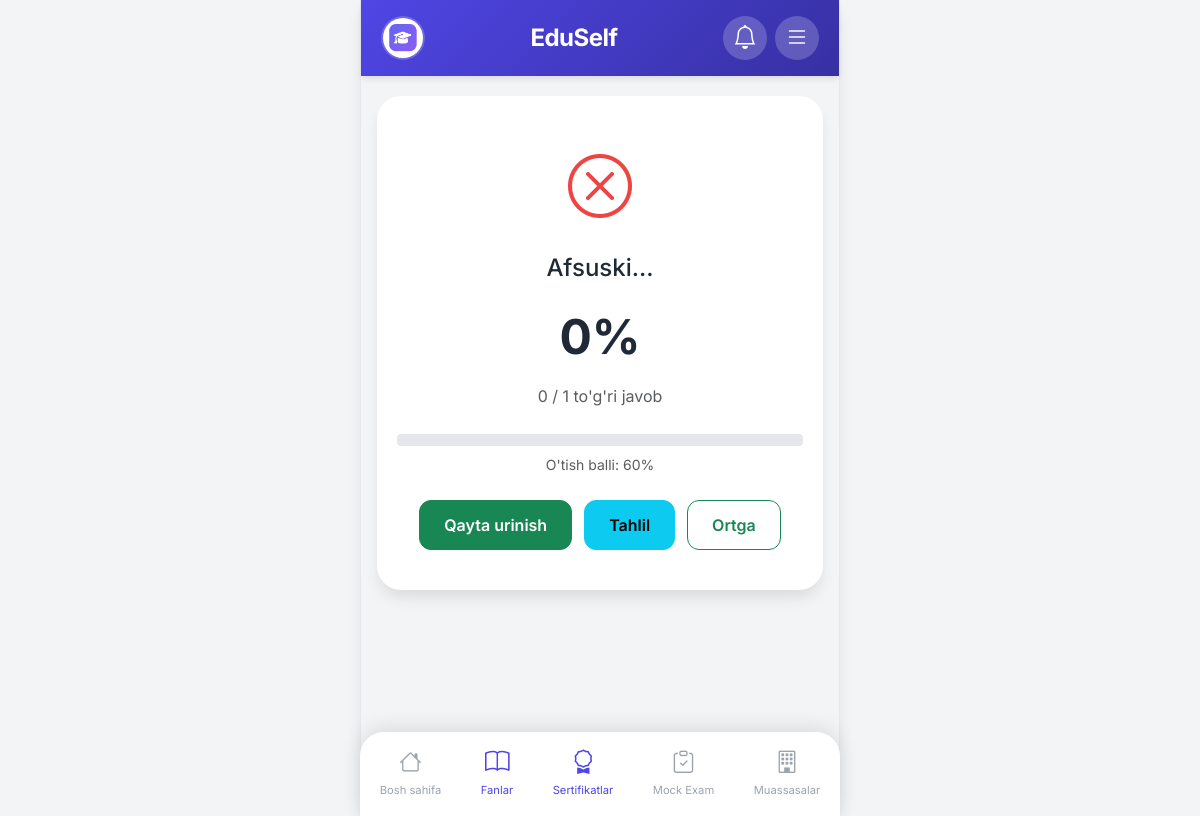
The app's page /cert-tests/1/result/ (signed in) with its own data.
### accounts/models.py (models this page shows, shortened)
class User(AbstractUser):
    email = models.EmailField(unique=True)
    profile_image = models.ImageField(upload_to='profiles/', blank=True, null=True)
    bio = models.TextField(blank=True)
    created_at = models.DateTimeField(auto_now_add=True)
    updated_at = models.DateTimeField(auto_now=True)

### core/models.py (models this page shows, shortened)
class CertificateResult(models.Model):
    user = models.ForeignKey(settings.AUTH_USER_MODEL, on_delete=models.CASCADE, related_name='certificate_results')
    test = models.ForeignKey(CertificateTest, on_delete=models.CASCADE, related_name='cert_results')
    score = models.PositiveIntegerField(default=0)
    total_questions = models.PositiveIntegerField(default=0)
    correct_answers = models.PositiveIntegerField(default=0)
    passed = models.BooleanField(default=False)
    time_taken = models.PositiveIntegerField(default=0)
    user_answers = models.JSONField(default=dict, blank=True, verbose_name="Foydalanuvchi javoblari")
    completed_at = models.DateTimeField(auto_now_add=True)
    class Meta:
        ordering = ['-completed_at']
        verbose_name = "Sertifikat natijasi"
        verbose_name_plural = "Sertifikat natijalari"

class CertificateTest(models.Model):
    topic = models.ForeignKey(CertificateTopic, on_delete=models.CASCADE, related_name='cert_tests', verbose_name="Mavzu")
    title = models.CharField(max_length=200, verbose_name="Test nomi")
    description = models.TextField(blank=True, verbose_name="Tavsif")
    time_limit = models.PositiveIntegerField(default=30, verbose_name="Vaqt limiti (daqiqa)")
    passing_score = models.PositiveIntegerField(default=60, verbose_name="O'tish balli (%)")
    is_active = models.BooleanField(default=True, verbose_name="Faol")
    created_at = models.DateTimeField(auto_now_add=True)
    class Meta:
        ordering = ['-created_at']
        verbose_name = "Sertifikat testi"
        verbose_name_plural = "Sertifikat testlari"

### core/views.py (the view)
# urls.py: path('cert-tests/<int:pk>/result/', views.cert_test_result_view, name='cert_test_result'),
@login_required
def cert_test_result_view(request, pk):
    test = get_object_or_404(CertificateTest, pk=pk)
    result = CertificateResult.objects.filter(user=request.user, test=test).order_by('-completed_at').first()
    return render(request, 'core/cert_test_result.html', {'test': test, 'result': result})

### core/context_processors.py (called while the page is built)
def site_settings(request):
    try:
        settings = SiteSettings.objects.first()
    except:
        settings = None
    return {'site_settings': settings}

def notifications(request):
    if request.user.is_authenticated:
        user_notifications = Notification.objects.filter(
            user=request.user,
            is_read=False
        )
        global_notifications = Notification.objects.filter(
            is_global=True,
            is_read=False
        )
        all_notifications = (user_notifications | global_notifications).distinct().order_by('-created_at')[:10]
        unread_count = all_notifications.count()
    else:
        all_notifications = []
        unread_count = 0
    return {
        'notifications': all_notifications,
        'unread_notifications_count': unread_count
    }

### templates/core/cert_test_result.html (shortened to what this page needs)
{% extends 'base.html' %}
{% block content %}
{% if result %}
<div class="result-card">
    <div class="result-icon {% if result.passed %}success{% else %}fail{% endif %}">
        <i class="bi {% if result.passed %}bi-check-circle{% else %}bi-x-circle{% endif %}"></i>
    </div>
    <h4 class="mb-3">{% if result.passed %}Tabriklaymiz!{% else %}Afsuski...{% endif %}</h4>
    <div class="result-score">{{ result.score }}%</div>
    <p class="text-muted mt-2">{{ result.correct_answers }} / {{ result.total_questions }} to'g'ri javob</p>
    <div class="progress mt-4" style="height: 12px;">
    </div>
    <p class="small text-muted mt-2">O'tish balli: {{ test.passing_score }}%</p>
    <div class="result-buttons">
        <a href="{% url 'core:take_cert_test' test.pk %}" class="btn btn-success">Qayta urinish</a>
        <a href="{% url 'core:cert_test_analysis' test.pk %}" class="btn btn-info">Tahlil</a>
        <a href="{% url 'core:cert_topic_detail' test.topic.pk %}" class="btn btn-outline-success">Ortga</a>
    </div>
</div>
{% else %}
<div class="empty-state">
    <i class="bi bi-file-text"></i>
    <p>Natija topilmadi</p>
    <a href="{% url 'core:take_cert_test' test.pk %}" class="btn btn-success">Testni boshlash</a>
</div>
{% endif %}
{% endblock %}

### templates/base.html (shortened to what this page needs)
<!DOCTYPE html>
<html lang="uz">
<head>
    {% load static %}
    <link href="https://cdn.jsdelivr.net/npm/bootstrap@5.3.2/dist/css/bootstrap.min.css" rel="stylesheet">
    <link rel="stylesheet" href="https://cdn.jsdelivr.net/npm/bootstrap-icons@1.11.1/font/bootstrap-icons.css">
    <link rel="stylesheet" href="{% static 'css/style.css' %}">
</head>
<body>
    <div class="app-container">
        <header class="app-header">
            <div class="header-left">
                {% if user.is_authenticated %}
                <a href="{% url 'accounts:profile' %}" class="profile-btn">
                    {% if user.profile_image %}
                    <img src="{{ user.profile_image.url }}" alt="Profile" class="profile-img">
                    {% else %}
                    <i class="bi bi-person-circle"></i>
                    {% endif %}
                </a>
                {% else %}
                <a href="{% url 'accounts:login' %}" class="profile-btn">
                    <i class="bi bi-person-circle"></i>
                </a>
                {% endif %}
            </div>
            <div class="header-center">
                <a href="{% url 'core:home' %}" class="logo-text">EduSelf</a>
            </div>
            <div class="header-right">
                {% if user.is_authenticated %}
                <button class="notification-btn" type="button" data-bs-toggle="offcanvas" data-bs-target="#notificationMenu">
                    <i class="bi bi-bell"></i>
                </button>
                {% endif %}
                <button class="menu-btn" type="button" data-bs-toggle="offcanvas" data-bs-target="#sideMenu">
                    <i class="bi bi-list"></i>
                </button>
            </div>
        </header>
        <main class="app-content">
            {% block content %}{% endblock %}
        </main>
        <nav class="bottom-nav">
            <a href="{% url 'core:home' %}" class="nav-item {% if request.resolver_match.url_name == 'home' %}active{% endif %}">
                <i class="bi bi-house"></i>
                <span>Bosh sahifa</span>
            </a>
            <a href="{% url 'core:subjects' %}" class="nav-item {% if 'subjects' in request.path or 'topics' in request.path or 'tests' in request.path %}active{% endif %}">
                <i class="bi bi-book"></i>
                <span>Fanlar</span>
            </a>
            <a href="{% url 'core:certificates' %}" class="nav-item {% if 'certificates' in request.path or 'cert' in request.path %}active{% endif %}">
                <i class="bi bi-award"></i>
                <span>Sertifikatlar</span>
            </a>
            <a href="{% url 'core:mock_exams' %}" class="nav-item {% if 'mock' in request.path %}active{% endif %}">
                <i class="bi bi-clipboard-check"></i>
                <span>Mock Exam</span>
            </a>
            <a href="{% url 'core:institutions' %}" class="nav-item {% if 'institutions' in request.path %}active{% endif %}">
                <i class="bi bi-building"></i>
                <span>Muassasalar</span>
            </a>
        </nav>
    </div>
</body>
</html>

### static/css/style.css (style rules this page uses)
:root { --primary-color: #4F46E5; --primary-light: #818CF8; --primary-dark: #3730A3; --secondary-color: #10B981; --accent-color: #F59E0B; --danger-color: #EF4444; --background-color: #F3F4F6; --card-bg: #FFFFFF; --text-primary: #1F2937; --text-secondary: #6B7280; --text-muted: #9CA3AF; --border-color: #E5E7EB; --shadow-sm: 0 1px 2px 0 rgba(0, 0, 0, 0.05); --shadow-md: 0 4px 6px -1px rgba(0, 0, 0, 0.1); --shadow-lg: 0 10px 15px -3px rgba(0, 0, 0, 0.1); --radius-sm: 8px; --radius-md: 12px; --radius-lg: 16px; --radius-xl: 24px; }
* { margin: 0; padding: 0; box-sizing: border-box; }
body { font-family: 'Inter', -apple-system, BlinkMacSystemFont, sans-serif; background-color: var(--background-color); color: var(--text-primary); line-height: 1.6; -webkit-font-smoothing: antialiased; }
.app-container { max-width: 480px; margin: 0 auto; min-height: 100vh; background-color: var(--background-color); position: relative; padding-bottom: 80px; }
.app-header { position: sticky; top: 0; z-index: 100; background: linear-gradient(135deg, var(--primary-color) 0%, var(--primary-dark) 100%); padding: 16px 20px; display: flex; justify-content: space-between; align-items: center; box-shadow: var(--shadow-md); }
.header-left { width: 44px; }
.header-right { display: flex; gap: 8px; align-items: center; }
.profile-btn, .menu-btn, .notification-btn { width: 44px; height: 44px; border-radius: 50%; background: rgba(255, 255, 255, 0.2); border: none; display: flex; align-items: center; justify-content: center; color: white; font-size: 1.5rem; text-decoration: none; transition: all 0.3s ease; position: relative; }
.profile-img { width: 40px; height: 40px; border-radius: 50%; object-fit: cover; }
.logo-text { font-size: 1.5rem; font-weight: 700; color: white; text-decoration: none; letter-spacing: -0.5px; }
.app-content { padding: 20px 16px 20px 16px; min-height: calc(100vh - 140px); }
.bottom-nav { position: fixed; bottom: 0; left: 50%; transform: translateX(-50%); width: 100%; max-width: 480px; background: white; display: flex; justify-content: space-around; padding: 8px 0 12px; box-shadow: 0 -4px 20px rgba(0, 0, 0, 0.1); border-radius: 24px 24px 0 0; z-index: 100; }
.nav-item { display: flex; flex-direction: column; align-items: center; text-decoration: none; color: var(--text-muted); font-size: 0.7rem; padding: 4px 8px; transition: all 0.3s ease; }
.nav-item i { font-size: 1.4rem; margin-bottom: 2px; }
.nav-item.active { color: var(--primary-color); }
.nav-item.active i { transform: scale(1.1); }
.btn { border-radius: var(--radius-md); padding: 12px 24px; font-weight: 600; transition: all 0.3s ease; }
.progress { height: 8px; border-radius: 4px; background: var(--border-color); }
.result-card { text-align: center; padding: 40px 20px; background: white; border-radius: var(--radius-xl); box-shadow: var(--shadow-lg); }
.result-icon { font-size: 4rem; margin-bottom: 16px; }
.result-icon.fail { color: var(--danger-color); }
.result-score { font-size: 3rem; font-weight: 700; color: var(--text-primary); }
@media (min-width: 481px) { .app-container { border-left: 1px solid var(--border-color); border-right: 1px solid var(--border-color); box-shadow: var(--shadow-lg); } }
.result-buttons { display: flex; flex-direction: column; gap: 12px; margin-top: 24px; }
.result-buttons .btn { width: 100%; margin: 0 !important; }
@media (min-width: 576px) { .result-buttons { flex-direction: row; justify-content: center; } }
@media (min-width: 576px) { .result-buttons .btn { width: auto; flex: 0 1 auto; } }

### records on screen
User: profile_image (picture)
CertificateResult: score "0", correct_answers "0", total_questions "1"
CertificateTest: passing_score "60"
